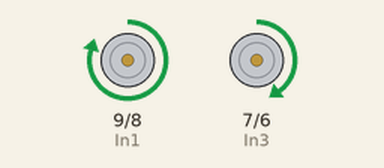
Simulated run of this sketch. Board: Arduino Uno, built with avr-gcc and run on an emulated ATmega328P. On the bench: motor-driver pin pairs drawn as motors (green arrow = first pin HIGH = forward, orange = second pin HIGH = backward, longer = more drive, scaled by the enable pin).

Above: at 1.0 s.
At 5.5 s:
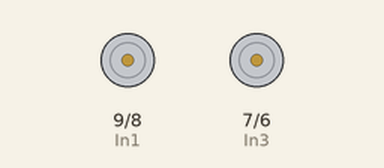
Timing chart, 0 to 6.9 s (numbered marks = the images above):
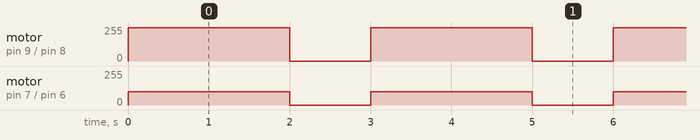

The sketch:

ir_sensors.ino
```cpp
//Motor Connections
//Change this if you wish to use another diagram
#define EnA 10
#define EnB 5
#define In1 9
#define In2 8
#define In3 7
#define In4 6


void setup()
{
  // All motor control pins are outputs
  pinMode(EnA, OUTPUT);
  pinMode(EnB, OUTPUT);
  pinMode(In1, OUTPUT);
  pinMode(In2, OUTPUT);
  pinMode(In3, OUTPUT);
  pinMode(In4, OUTPUT);
}
void goStraight()   //run both motors in the same direction
{
  // turn on motor A
  digitalWrite(In1, HIGH);
  digitalWrite(In2, LOW);
  // set speed to 150 out 255
  analogWrite(EnA, 250);
  // turn on motor B
  digitalWrite(In3, HIGH);
  digitalWrite(In4, LOW);
  // set speed to 150 out 255
  analogWrite(EnB, 100);
  delay(2000);
  // now turn off motors
  digitalWrite(In1, LOW);
  digitalWrite(In2, LOW);
  digitalWrite(In3, LOW);
  digitalWrite(In4, LOW);
}
void loop()
{
  goStraight();
  delay(1000);
}
```

Measured:
- by itself, motor on pin 9 (In1) / pin 8 (In2): alternates forward 250/255 for 2.0 s and stopped for 1.0 s
- by itself, motor on pin 7 (In3) / pin 6 (In4): alternates forward 100/255 for 2.0 s and stopped for 1.0 s
